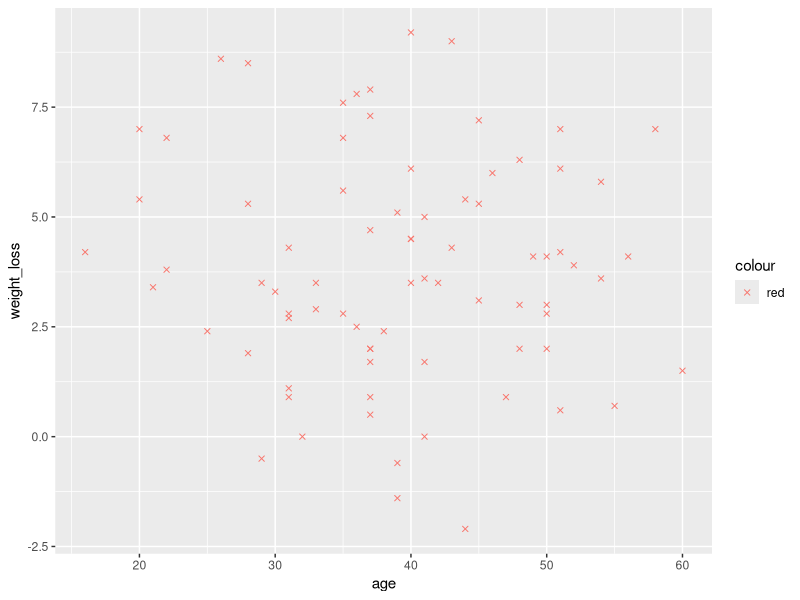
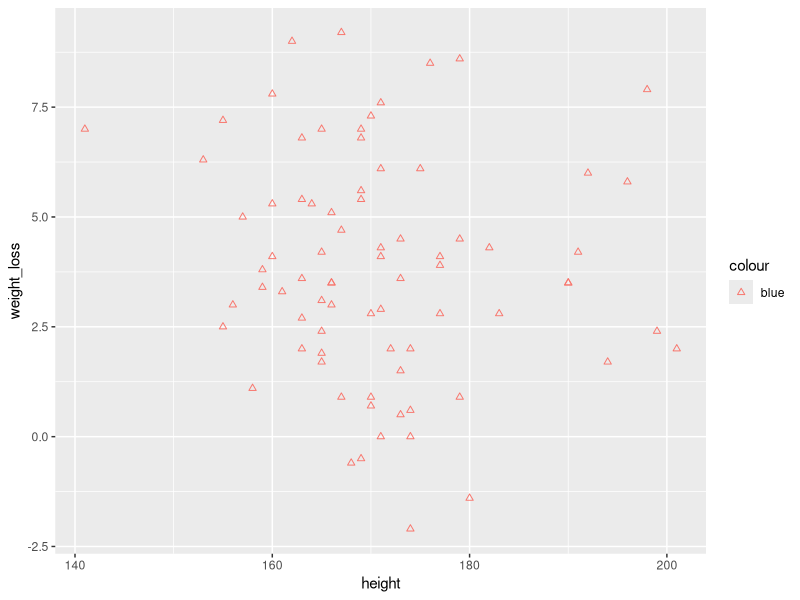
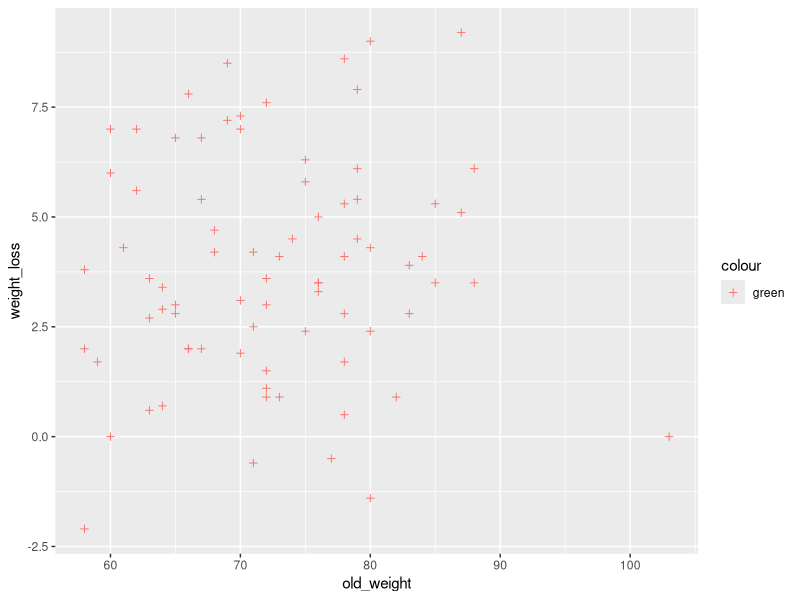
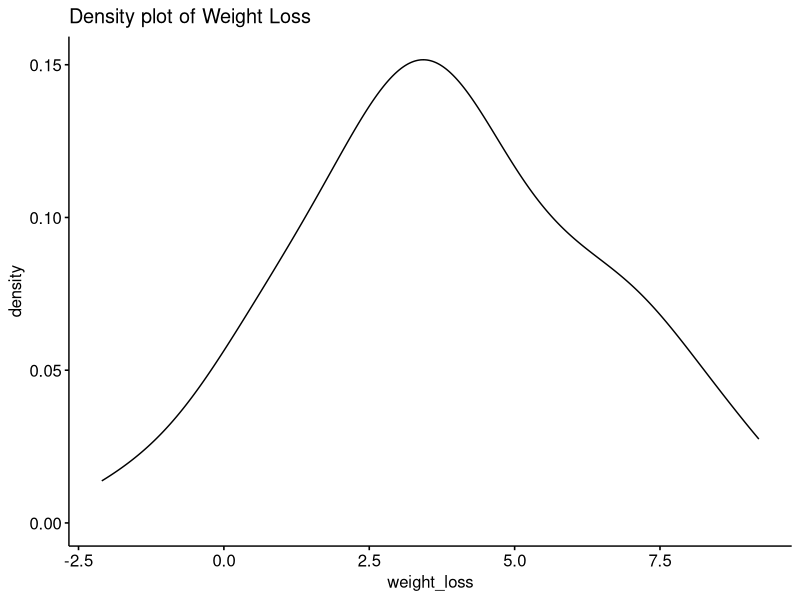

Generate these figures, in order, with R:
#task5

library('dplyr')
library('ggplot2')
library('ggpubr')
library('tidyverse')
library('reshape2')
#4.1 use read.table to read in data
dietdata=read.table("diet.csv", header = TRUE, sep = ",")

#check data for variables and formatting
#print (head(dietdata))
#print(summary(dietdata))
#@print(summary.aov(dietdata))

#assign df$fields to variables to make things a bit easier to code
weight_loss<-dietdata$delta_weight
age <- dietdata$Age
height <- dietdata$Height
old_weight <- dietdata$pre.weight
diet<-dietdata$Diet 

weight.data <- data.frame (
  weight_loss,
  age,
  height,
  old_weight,
  diet
)
#5 - Kruskal Wallis test to examine it without assumptions of normality
ks.diet <- kruskal.test(weight_loss~diet)
summary(ks.diet)

#5.1 Choose 2 or more categories and test correlation between them using Pearson and Spearman Rank methods

#corr <- cor.test(x=age, y=weight_loss, method = 'pearson')
#corr <- cor.test(x="age", y="weight_loss", method = 'spearman')

spearman <- cor(age, weight_loss, method = "spearman")
pearsons <- cor.test(age, weight_loss, method = "pearson")
print(pearsons)
print(spearman)



#5.2 Make scatterplot showing relation

ageplot <- ggplot(weight.data, aes(x=age, y=weight_loss, color="red")) + geom_point(shape=4)
heightplot <- ggplot(weight.data, aes(x=height, y=weight_loss, color="blue")) + geom_point(shape=2)
oldweight.plot <- ggplot(weight.data, aes(x=old_weight, y=weight_loss, color="green")) + geom_point(shape=3)

print(ageplot)
print(heightplot)
print(oldweight.plot)

#5.3 Run a one sample KS test to test for Normality
#visual test:
ggdenplot <- ggdensity(weight_loss, main = "Density plot of Weight Loss", xlab = "weight_loss")
print(ggdenplot)

#KS test
diet.ks <- ks.test(height, age)
summary(diet.ks)

diet.ks <- ks.test(height, old_weight, exact = FALSE)
summary(diet.ks)

#5.4 Evaluated outcomes of non-parametric tests Why ot why not?



#5.5 Output to screen


